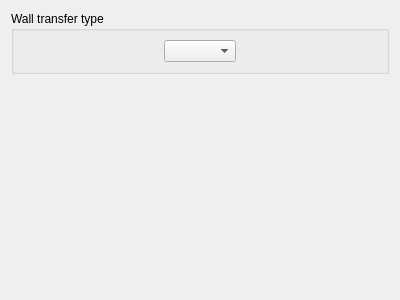
<?xml version="1.0" encoding="UTF-8"?>
<ui version="4.0">
 <class>NeptuneWallTransferForm</class>
 <widget class="QWidget" name="NeptuneWallTransferForm">
  <property name="geometry">
   <rect>
    <x>0</x>
    <y>0</y>
    <width>400</width>
    <height>300</height>
   </rect>
  </property>
  <property name="windowTitle">
   <string>Form</string>
  </property>
  <layout class="QGridLayout" name="gridLayout">
   <item row="3" column="0">
    <spacer name="verticalSpacer">
     <property name="orientation">
      <enum>Qt::Vertical</enum>
     </property>
     <property name="sizeHint" stdset="0">
      <size>
       <width>20</width>
       <height>171</height>
      </size>
     </property>
    </spacer>
   </item>
   <item row="0" column="0">
    <widget class="QGroupBox" name="groupBoxWallTransferType">
     <property name="title">
      <string>Wall transfer type</string>
     </property>
     <layout class="QGridLayout" name="gridLayout_2">
      <item row="0" column="1">
       <widget class="QComboBox" name="comboBoxWallTransferType"/>
      </item>
      <item row="0" column="0">
       <spacer name="horizontalSpacer">
        <property name="orientation">
         <enum>Qt::Horizontal</enum>
        </property>
        <property name="sizeHint" stdset="0">
         <size>
          <width>40</width>
          <height>20</height>
         </size>
        </property>
       </spacer>
      </item>
      <item row="0" column="2">
       <spacer name="horizontalSpacer_2">
        <property name="orientation">
         <enum>Qt::Horizontal</enum>
        </property>
        <property name="sizeHint" stdset="0">
         <size>
          <width>40</width>
          <height>20</height>
         </size>
        </property>
       </spacer>
      </item>
     </layout>
    </widget>
   </item>
   <item row="1" column="0">
    <widget class="NucleateBoilingView" name="boilingWidget" native="true"/>
   </item>
   <item row="2" column="0">
    <widget class="DropletCondensationEvaporationView" name="dropletWidget" native="true"/>
   </item>
  </layout>
 </widget>
 <customwidgets>
  <customwidget>
   <class>NucleateBoilingView</class>
   <extends>QWidget</extends>
   <header>code_saturne.gui.case.NucleateBoilingView</header>
   <container>1</container>
  </customwidget>
  <customwidget>
   <class>DropletCondensationEvaporationView</class>
   <extends>QWidget</extends>
   <header>code_saturne.gui.case.DropletCondensationEvaporationView</header>
   <container>1</container>
  </customwidget>
 </customwidgets>
 <resources/>
 <connections/>
</ui>
